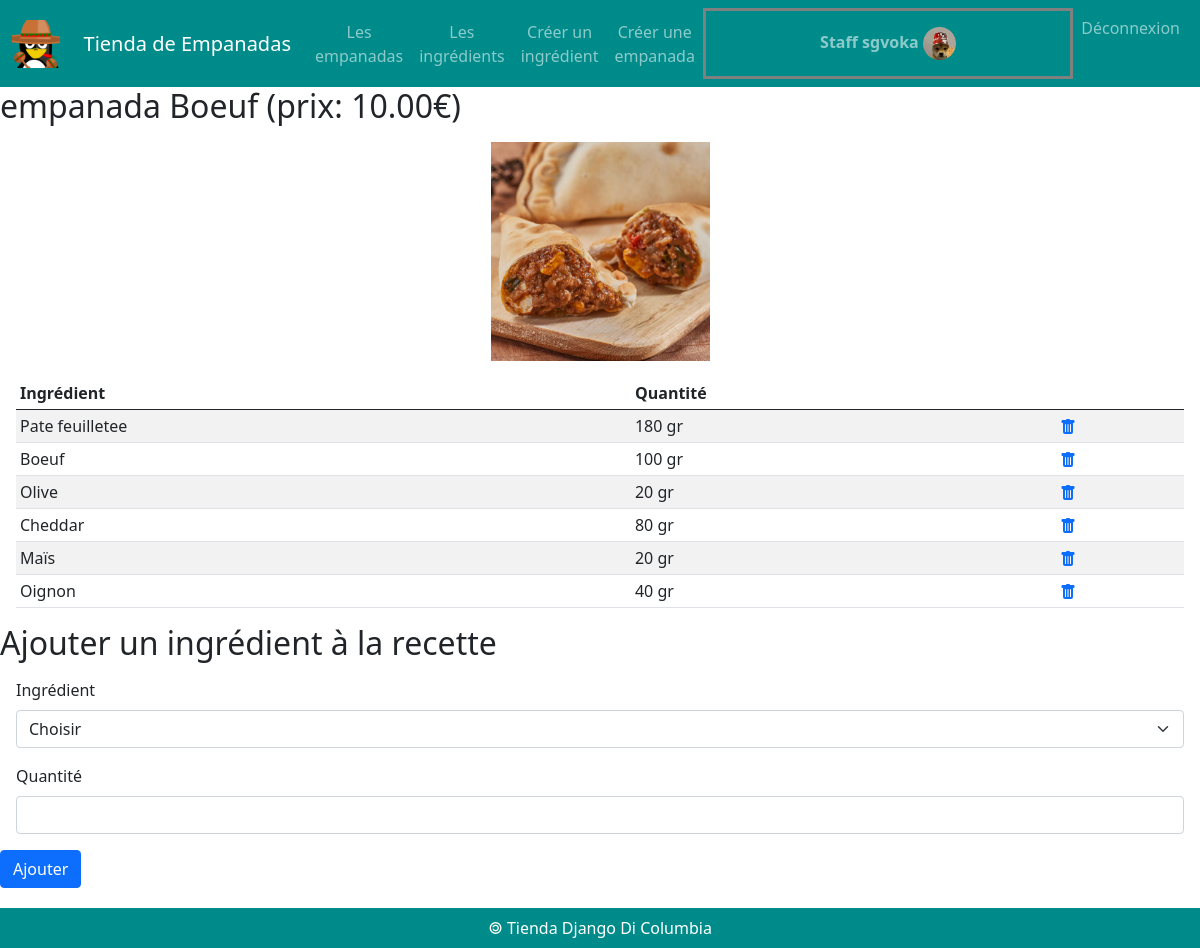
The page /empanada/1 (signed in) on the database its author committed.
### comptes/models.py (models this page shows)
class TiendaUser(User) :
    image = models.ImageField( default = "imagesUsers/default.png",
                               upload_to = "imagesUsers/")

### empanadas/models.py (models this page shows, shortened)
class Empanada(models.Model) :
    idEmpanada = models.AutoField(primary_key = True)
    nomEmpanada = models.CharField(max_length = 50)
    prix = models.DecimalField(max_digits = 6, decimal_places = 2)
    image = models.ImageField(default = 'imagesEmpanadas/default.png', upload_to = 'imagesEmpanadas/')
    def __str__(self) :
        return 'empanada ' + self.nomEmpanada + ' (prix: ' + str(self.prix) + '€)'

class Ingredient(models.Model) :
    idIngredient = models.AutoField(primary_key = True)
    nomIngredient = models.CharField(max_length = 50)
    def __str__(self) :
        return self.nomIngredient

class Composition(models.Model) :
    class Meta :
        unique_together = ('ingredient', 'empanada')
    idComposition = models.AutoField(primary_key = True)
    ingredient = models.ForeignKey(Ingredient, on_delete = models.CASCADE)
    empanada = models.ForeignKey(Empanada, on_delete = models.CASCADE)
    quantite = models.CharField(max_length = 100)

### empanadas/views.py (the view)
# urls.py: path('empanada/<int:empanada_id>', views.empanada),
def empanada(request, empanada_id) :
    user = None
    if request.user.is_authenticated :
        user = TiendaUser.objects.get(id=request.user.id)
    laEmpanada = Empanada.objects.get(idEmpanada = empanada_id)
    compos = Composition.objects.filter(empanada = empanada_id)
    ingrs = Ingredient.objects.all()
    recipe = {}
    for compo in compos :
        recipe[compo.ingredient] = compo.quantite
    print(recipe)
    return render(
        request,
        'empanadas/empanada.html',
        {'empanada' : laEmpanada,
         'recette' : recipe,
         'ingredients' : ingrs,
         'user' : user },
    )

### empanadas/templates/empanadas/empanada.html (shortened to what this page needs)
{% extends 'empanadas/base.html' %}
{% block main %}
<h2>{{empanada}}</h2>
<div class="m-3">
    <figure class="w-25 text-center m-auto">
        <img src="{{MEDIA_URL}}{{empanada.image}}" class="image-fluid" style="width: 75%;"/>
    </figure>
</div>
<div class="m-3">
    <table class="table table-sm table-striped">
        <thead class="thead-dark">
            <tr>
                <th>Ingrédient</th>
                <th>Quantité</th>
                <th></th>
            </tr>
        </thead>
        <tbody>
            {% for ingr, qt in recette.items %}
            <tr>
                <td>{{ingr.nomIngredient}}</td>
                <td>{{qt}} gr</td>
                {% if user.is_staff %}
                    <td><a href="/empanada/{{empanada.idEmpanada}}/deleteIngredient/{{ingr.idIngredient}}">
                    </a></td>
                {% endif %}
            </tr>
            {% endfor %}
        </tbody>
    </table>
</div>
{% if user.is_staff %}
    <h2>Ajouter un ingrédient à la recette</h2>
    <form action="/empanada/{{empanada.idEmpanada}}/addIngredient" method="POST">
        <div class="m-3">
            <label for="id_ingredient" class="form-label">
                Ingrédient
            </label>
            <select id="id_ingredient" name="ingredient" class="form-select" required>
                <option selected disabled>Choisir</option>
            </select>
        </div>
        <div class="m-3">
            <label for="id_quantite" class="form-label">
                Quantité
            </label>
            <input id="id_quantite" name="quantite" type="text" maxlength="100" required class="form-control"/>
        </div>
        <button type="submit" class="btn btn-primary" style="margin-bottom: 5%;">Ajouter</button>
    </form>
{% endif %}
{% endblock %}

### comptes/templates/comptes/menuStaff.html (shortened to what this page needs)
{% load static %}
<nav class="navbar navbar-expand-lg navbar-dark">
    <div class="container-fluid">
        <img id="logo" src="{% static 'empanadas/img/mexicanPingouin.png' %}" alt="logo Pinguoin Mexicain">
        <a class="navbar-brand" href="#">Tienda de Empanadas</a>
        <div id="navbarText" class="collapse navbar-collapse" >
            <ul class="navbar-nav me-auto mb-2 mb-lg-0">
                <li class="nav-item">
                    <a class="nav-link" href="/empanadas">Les empanadas</a>
                </li>
                <li class="nav-item">
                    <a class="nav-link" href="/ingredients">Les ingrédients</a>
                </li>
                <li class="nav-item">
                    <a class="nav-link" href="/ingredients/add">Créer un ingrédient</a>
                </li>
                <li class="nav-item">
                    <a class="nav-link" href="/empanadas/add">Créer une empanada</a>
                </li>
            </ul>
            <ul class="navbar-nav">
                <li class="nav-item">
                    <span class="nav-link" style="border: solid grey; font-weight: bold;">
                        <a class="nav-link" href="/user/update/" >
                            Staff {{user}}
                            <img src="{{MEDIA_URL}}{{user.image}}" class="rounded-circle" style="width: 10%;"/>
                        </a>
                    </span>
                </li>
                <li class="nav-item">
                    <a class="nav-link" href="/logout">
                        Déconnexion
                    </a>
                </li>
            </ul>
        </div>
    </div>
</nav>

### empanadas/static/empanadas/css/styles.css (style rules this page uses)
nav { background-color: darkcyan; }
#logo { width: 3em; margin-right: 2%; }
.nav-item { text-align: center; }

### rows shown on the page
TiendaUser: username "sgvoka", image (picture)
Empanada: nomEmpanada+prix "empanada Boeuf (prix: 10.00€)", image (picture)
Ingredient: nomIngredient "Pate feuilletee", quantite "180"
Ingredient: nomIngredient "Boeuf", quantite "100"
Ingredient: nomIngredient "Olive", quantite "20"
Ingredient: nomIngredient "Cheddar", quantite "80"
Ingredient: nomIngredient "Maïs", quantite "20"
Ingredient: nomIngredient "Oignon", quantite "40"
